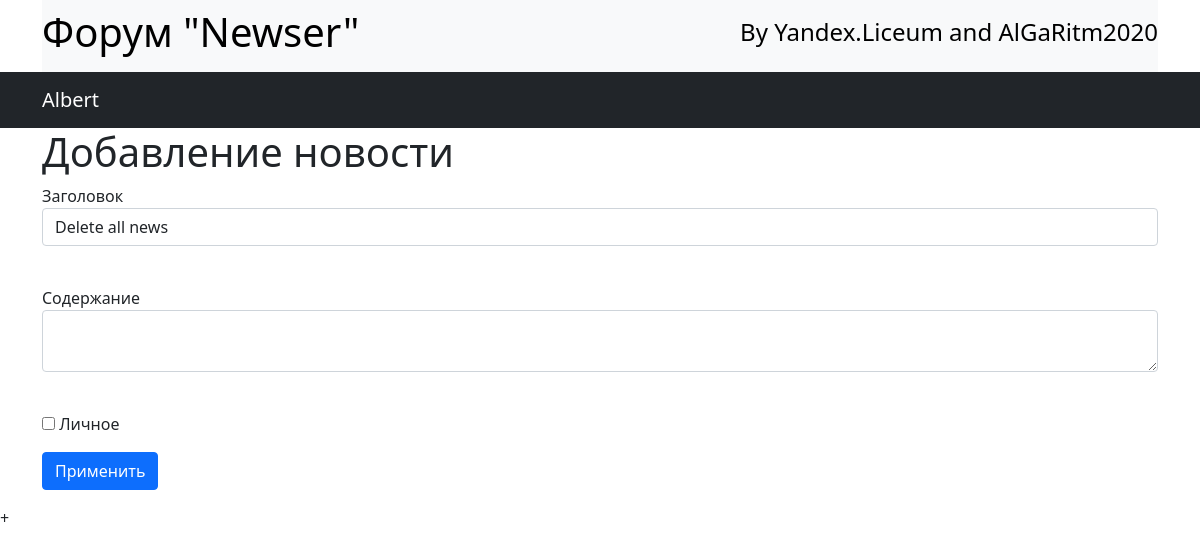
The page /news/1 (signed in) on the database as committed earlier.
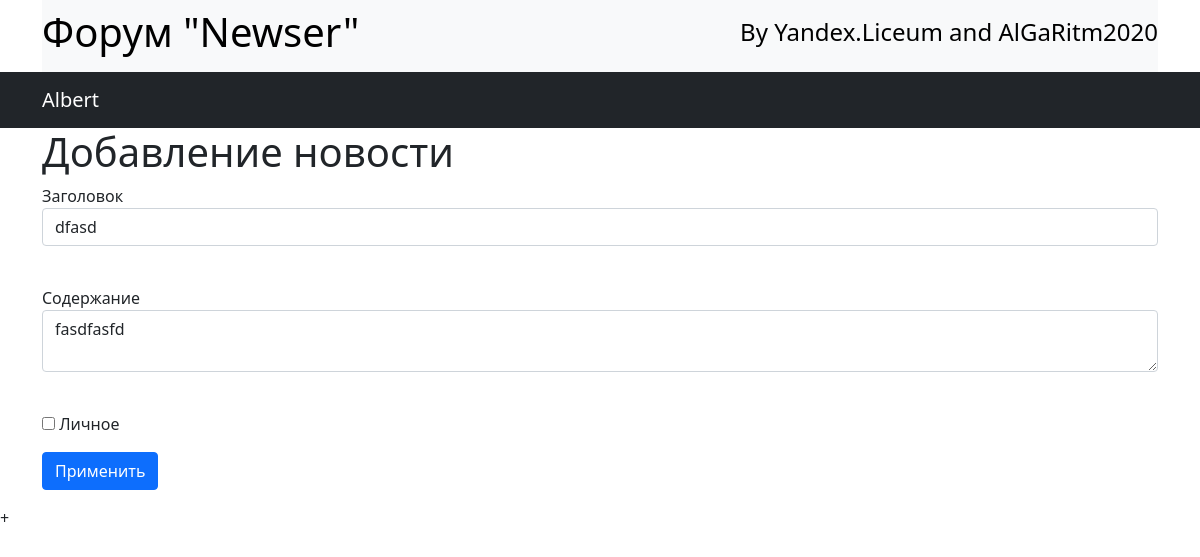
The same page on the database as committed later.
### data/news.py (models this page shows)
class News(SqlAlchemyBase, SerializerMixin):
    __tablename__ = 'news'
    id = sqlalchemy.Column(sqlalchemy.Integer,
                           primary_key=True, autoincrement=True)
    title = sqlalchemy.Column(sqlalchemy.String, nullable=True)
    content = sqlalchemy.Column(sqlalchemy.String, nullable=True)
    created_date = sqlalchemy.Column(sqlalchemy.DateTime,
                                     default=datetime.datetime.now)
    is_private = sqlalchemy.Column(sqlalchemy.Boolean, default=True)
    user_id = sqlalchemy.Column(sqlalchemy.Integer,
                                sqlalchemy.ForeignKey("users.id"))
    user = orm.relation('User')
    categories = orm.relation("Category",
                              secondary="association",
                              backref="news")

### main.py (the view, shortened to what this page needs)
@app.route('/news/<int:id>', methods=['GET', 'POST'])
@login_required
def edit_news_page(id):
    form = NewsForm()
    if request.method == "GET":
        db_sess = db_session.create_session()
        news = db_sess.query(News).filter(News.id == id,
                                          News.user == current_user
                                          ).first()
        if news:
            form.title.data = news.title
            form.content.data = news.content
            form.is_private.data = news.is_private
        else:
            abort(404)
    return render_template('news.html',
                           title='Редактирование новости',
                           form=form
                           )

### forms/news_form.py
class NewsForm(FlaskForm):
    title = StringField('Заголовок', validators=[DataRequired()])
    content = TextAreaField("Содержание")
    is_private = BooleanField("Личное")
    submit = SubmitField('Применить')

### data/db_session.py (called while the page is built)
def create_session() -> Session:
    global __factory
    return __factory()

### main.py (called while the page is built)
@login_manager.user_loader
def load_user(user_id):
    db_sess = db_session.create_session()
    return db_sess.query(User).get(user_id)

### templates/news.html (shortened to what this page needs)
{% extends "base.html" %}
{% block content %}
<h1>Добавление новости</h1>
<form action="" method="post">
    <p>
        {{ form.title.label }}<br>
        {{ form.title(class="form-control") }}<br>
    </p>
    <p>
        {{ form.content.label }}<br>
        {{ form.content(class="form-control") }}<br>
    </p>
    <p>{{ form.is_private() }} {{ form.is_private.label }}</p>
    <p>{{ form.submit(type="submit", class="btn btn-primary") }}</p>
</form>
{% endblock %}

Rows that differ between the two databases and show on the page:
changed News: title "Delete all news" → "dfasd"; content (not shown) → "fasdfasfd"
